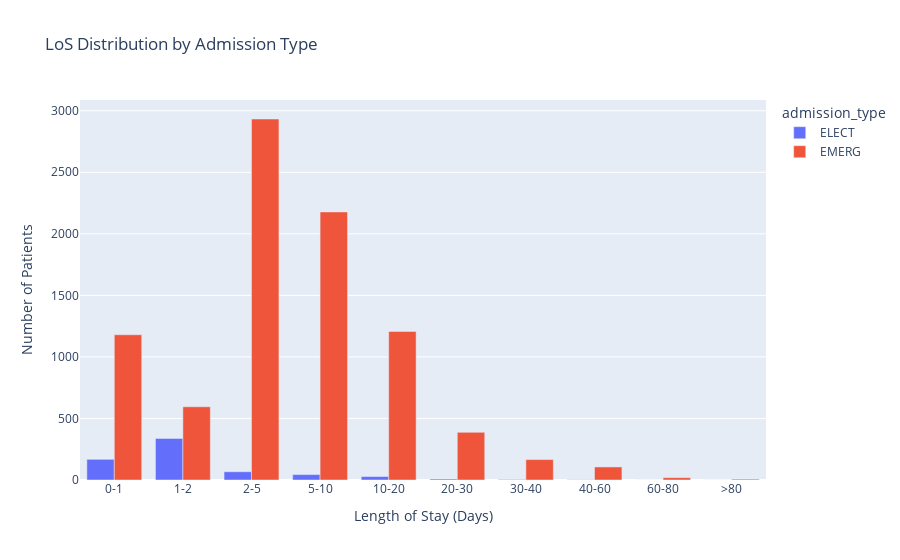

This figure's notebook cell:
### Code cell
# Define bins and labels
bins = [0, 1, 2, 5, 10, 20, 30, 40, 60, 80, float('inf')]
labels = ['0-1', '1-2', '2-5', '5-10', '10-20', '20-30', '30-40', '40-60', '60-80', '>80']

# Apply binning
df_em_el['Los_Bin'] = pd.cut(df_em_el['Los'], bins=bins, labels=labels, right=False)
# Group and count
bin_counts = df_em_el.groupby(['admission_type', 'Los_Bin']).size().reset_index(name='Count')
import plotly.express as px

fig = px.bar(
    bin_counts,
    x='Los_Bin',
    y='Count',
    color='admission_type',
    barmode='group',  # Use 'overlay' for transparency or 'group' for side-by-side
    labels={'Los_Bin': 'Length of Stay (Days)', 'Count': 'Number of Patients'},
    title='LoS Distribution by Admission Type'
)

fig.show()

### Figure 1 — Plotly figure (JSON) as saved in the notebook; plotly's stock layout.template omitted (floating-point values rounded to 4 significant figures)
{"data": [{"alignmentgroup": "True", "hovertemplate": "admission_type=ELECT<br>Length of Stay (Days)=%{x}<br>Number of Patients=%{y}<extra></extra>", "legendgroup": "ELECT", "marker": {"color": "#636efa", "pattern": {"shape": ""}}, "name": "ELECT", "offsetgroup": "ELECT", "orientation": "v", "showlegend": true, "textposition": "auto", "type": "bar", "x": ["0-1", "1-2", "2-5", "5-10", "10-20", "20-30", "30-40", "40-60", "60-80", ">80"], "xaxis": "x", "y": [168, 338, 67, 44, 28, 8, 4, 2, 0, 0], "yaxis": "y"}, {"alignmentgroup": "True", "hovertemplate": "admission_type=EMERG<br>Length of Stay (Days)=%{x}<br>Number of Patients=%{y}<extra></extra>", "legendgroup": "EMERG", "marker": {"color": "#EF553B", "pattern": {"shape": ""}}, "name": "EMERG", "offsetgroup": "EMERG", "orientation": "v", "showlegend": true, "textposition": "auto", "type": "bar", "x": ["0-1", "1-2", "2-5", "5-10", "10-20", "20-30", "30-40", "40-60", "60-80", ">80"], "xaxis": "x", "y": [1180, 595, 2933, 2178, 1207, 387, 166, 106, 19, 7], "yaxis": "y"}], "layout": {"barmode": "group", "legend": {"title": {"text": "admission_type"}, "tracegroupgap": 0}, "title": {"text": "LoS Distribution by Admission Type"}, "xaxis": {"anchor": "y", "domain": [0, 1], "title": {"text": "Length of Stay (Days)"}}, "yaxis": {"anchor": "x", "domain": [0, 1], "title": {"text": "Number of Patients"}}}}
